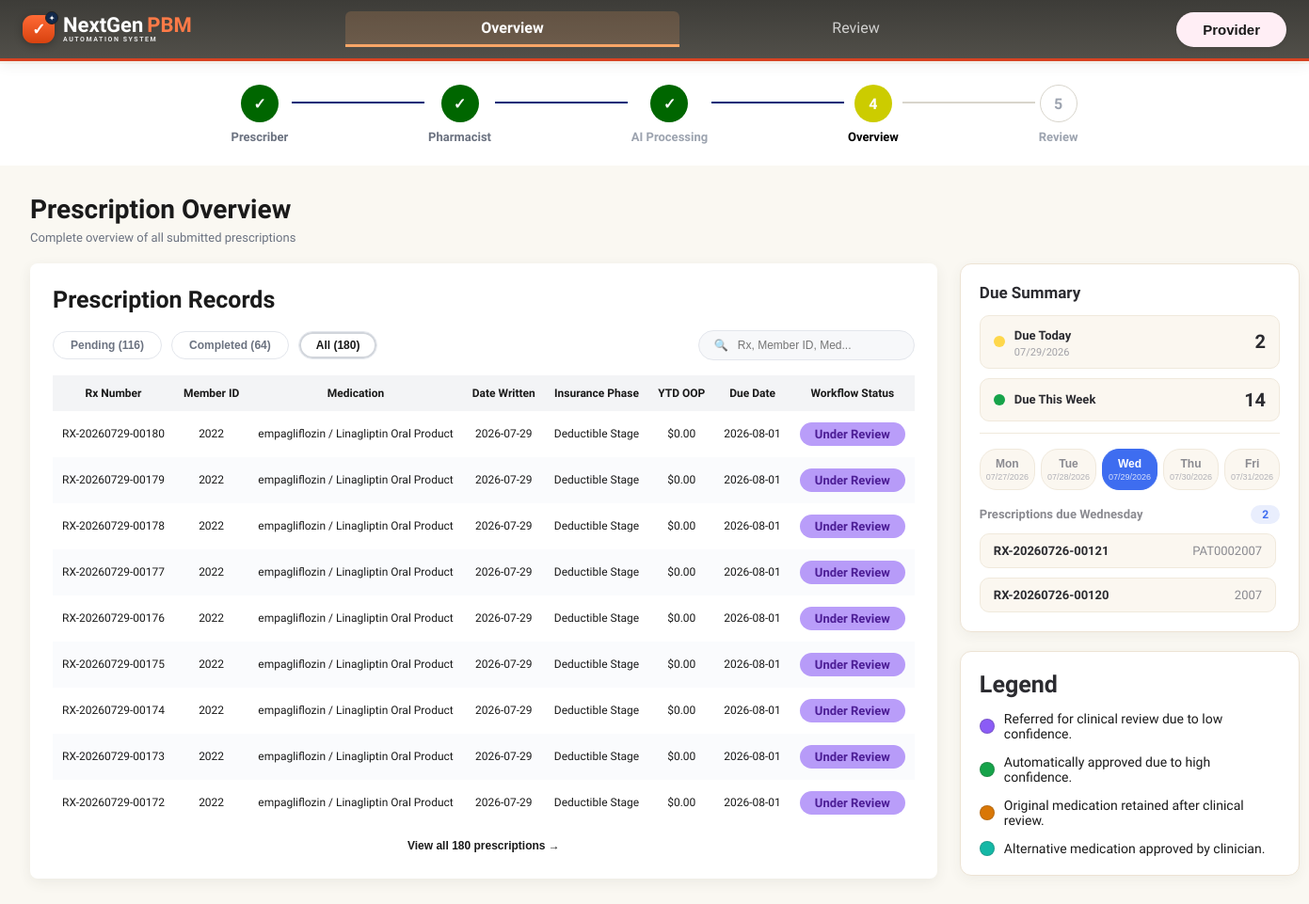
Page /provider/overview on the committed database.
### tables this page shows
CREATE TABLE pbm_cost_comparison (
    rx_number           TEXT PRIMARY KEY,
    original_tier       TEXT NOT NULL,
    original_price      REAL NOT NULL,
    original_copay      REAL NOT NULL,
    alternative_tier    TEXT NOT NULL,
    alternative_price   REAL NOT NULL,
    alternative_copay   REAL NOT NULL,
    savings             REAL NOT NULL,
    insurance_phase     TEXT,
    ytd_oop             REAL,
    deductible_cap      REAL,
    oop_max_cap         REAL,
    deductible_remaining REAL,
    oop_remaining       REAL,
    drug_name           TEXT,
    generic_name        TEXT,
    dosage              TEXT,
    quantity            INTEGER,
    days_supply         INTEGER,
    formulary_status    TEXT,
    prior_authorization_required INTEGER,
    step_therapy_required INTEGER,
    original_total_cost REAL,
    alternative_total_cost REAL,
    original_plan_paid  REAL,
    alternative_plan_paid REAL,
    estimated_annual_savings REAL,
    member_savings_percentage REAL,
    deductible_met      REAL,
    oop_met             REAL,
    coinsurance_percentage REAL,
    coverage_gap_status TEXT,
    catastrophic_coverage_status TEXT,
    pbm_name            TEXT,
    policy_id           TEXT,
    formulary_version   TEXT,
    effective_date      DATE,
    expiration_date     DATE,
    FOREIGN KEY (rx_number) REFERENCES prescription (rx_number)
);

CREATE TABLE prescription (
    rx_number           TEXT PRIMARY KEY,
    member_id           TEXT NOT NULL,
    prescriber_npi      TEXT NOT NULL,
    medication          TEXT NOT NULL,
    medication_rxcui    TEXT,
    strength            TEXT NOT NULL,
    frequency           TEXT NOT NULL,
    days_supply         INTEGER NOT NULL,
    diagnosis_icd10     TEXT NOT NULL,
    rx_status           TEXT NOT NULL CHECK (rx_status IN ('Submitted', 'Approved', 'Denied', 'Pending')),
    date_written        DATE NOT NULL,
    pharmacy_id         TEXT NOT NULL DEFAULT 'PHARMA001',
    FOREIGN KEY (member_id) REFERENCES patient (member_id),
    FOREIGN KEY (prescriber_npi) REFERENCES provider (prescriber_npi)
);

### app/routes/provider.py (the view)
@provider_bp.route('/provider')
@provider_bp.route('/provider/overview')
def overview():
    return render_template(
        'pages/provider_overview.html',
        **build_provider_page_context(
            provider_name=session.get('username') or 'Provider',
            provider_npi=session.get('provider_npi'),
        )
    )

### app/db.py (called while the page is built)
def get_db_connection():
    conn = sqlite3.connect(current_app.config['DB_PATH'])
    conn.row_factory = sqlite3.Row
    return conn

### app/presenters/provider_presenter.py (called while the page is built)
def _weekday_from_due_date(due_date: str) -> str | None:
    raw = str(due_date or '').strip()
    if not raw or raw == '-':
        return None
    try:
        parsed = datetime.strptime(raw, '%Y-%m-%d').date()
    except ValueError:
        return None
    weekday_index = parsed.weekday()
    if weekday_index >= len(WEEKDAYS):
        return None
    return WEEKDAYS[weekday_index]

def _get_table_columns(cursor, table_name):
    cursor.execute(f"PRAGMA table_info({table_name})")
    return {row[1] for row in cursor.fetchall()}

def _table_exists(cursor, table_name):
    cursor.execute("SELECT 1 FROM sqlite_master WHERE type='table' AND name=?", (table_name,))
    return cursor.fetchone() is not None

def _derive_status_key(decision_status, pbm_status):
    decision = str(decision_status or '').upper()
    pbm = str(pbm_status or '').upper()
    if pbm == 'APPROVED':
        return 'auto_approve'
    if decision == 'ACCEPTED':
        return 'accept'
    if decision == 'REJECTED':
        return 'daw'
    if decision == 'MODIFIED':
        return 'daw'
    if pbm == 'KEEP_ORIGINAL':
        return 'daw'
    if pbm == 'ESCALATED':
        return 'under_review'
    if pbm == 'IN_PROGRESS':
        return 'in_progress'
    return 'pending'

def _derive_due_date(date_written, status_key):
    if status_key in COMPLETED_STATUSES:
        return '-'
    raw = str(date_written or '').strip()
    try:
        base = datetime.strptime(raw, '%Y-%m-%d').date() if raw else date.today()
    except ValueError:
        base = date.today()
    offset_days = 2
    if status_key == 'under_review':
        offset_days = 3
    elif status_key == 'in_progress':
        offset_days = 1
    return (base + timedelta(days=offset_days)).strftime('%Y-%m-%d')

def _format_currency(value):
    if value in (None, ''):
        return '$0.00'
    try:
        return f"${float(value):,.2f}"
    except (TypeError, ValueError):
        text = str(value).strip()
        return text if text.startswith('$') else f"${text}"

### app/templates/pages/provider_overview.html (shortened to what this page needs)
<!DOCTYPE html>
<html lang="en">
<head>
  <link rel="stylesheet" href="{{ url_for('static', filename='styles/global.css') }}?v={{ css_version }}">
  <link rel="stylesheet" href="{{ url_for('static', filename='styles/app-shell.css') }}?v={{ css_version }}">
  <link rel="stylesheet" href="{{ url_for('static', filename='styles/provider.css') }}?v={{ css_version }}">
  <link rel="stylesheet" href="{{ url_for('static', filename='styles/modals.css') }}?v={{ css_version }}">
</head>
<body>
  <div class="provider-page">
    <header class="top-navbar">
      <div class="top-navbar-left">
        <div class="top-brand" aria-label="NextGen PBM Automation System" role="img">
          <span class="top-brand-mark">
            <span class="top-brand-check">✓</span>
            <span class="top-brand-star">✦</span>
          </span>
          <span class="top-brand-text-wrap">
            <span class="top-brand-wordmark">
              <span class="top-brand-nextgen">NextGen</span>
              <span class="top-brand-pbm">PBM</span>
            </span>
            <span class="top-brand-sub">AUTOMATION SYSTEM</span>
          </span>
        </div>
      </div>
      <nav class="top-navbar-nav provider-nav-tabs">
        <a href="#" class="nav-item active" id="tab-overview">Overview</a>
        <a href="{{ url_for('review.review') }}" class="nav-item" id="tab-review">Review</a>
      </nav>
      <div class="top-navbar-right provider-account">
        <button type="button" class="user-role-pill" id="provider-toggle-btn">Provider</button>
      </div>
    </header>
    <div class="provider-stepper">
      <div class="stepper-track">
        <div class="step-node step-done">
          <div class="step-circle step-circle-done">&#10003;</div>
          <div class="step-label step-label-done">Prescriber</div>
        </div>
        <div class="step-connector"></div>
        <div class="step-node step-done">
          <div class="step-circle step-circle-done">&#10003;</div>
          <div class="step-label step-label-done">Pharmacist</div>
        </div>
        <div class="step-connector"></div>
        <div class="step-node step-done">
          <div class="step-circle step-circle-done">&#10003;</div>
          <div class="step-label step-label-muted">AI Processing</div>
        </div>
        <div class="step-connector"></div>
        <div class="step-node step-active">
          <div class="step-circle step-circle-active">4</div>
          <div class="step-label step-label-active">Overview</div>
        </div>
        <div class="step-connector step-connector-light"></div>
        <div class="step-node">
          <div class="step-circle step-circle-upcoming">5</div>
          <div class="step-label step-label-muted">Review</div>
        </div>
      </div>
    </div>
    <div class="provider-page-header">
      <div>
        <h1>Prescription Overview</h1>
        <p>Complete overview of all submitted prescriptions</p>
      </div>
    </div>
    <main class="provider-main" id="dashboard-content">
      <section class="records-card">
        <h2 class="records-title">Prescription Records</h2>
        <div class="records-toolbar">
          <div class="records-tabs">
            <button type="button" class="records-tab records-tab-pending" data-filter="pending"><span id="pending-count">Pending ({{ pending_count }})</span></button>
            <button type="button" class="records-tab" data-filter="completed"><span id="completed-count">Completed ({{ completed_count }})</span></button>
            <button type="button" class="records-tab is-active" data-filter="all"><span id="all-count">All ({{ all_count }})</span></button>
          </div>
          <div class="records-search">
            <span class="search-icon">&#128269;</span>
            <input type="text" id="records-search-input" placeholder="Rx, Member ID, Med...">
          </div>
        </div>
        <div class="records-table-wrap">
          <table class="records-table">
            <thead>
              <tr>
                <th>Rx Number</th>
                <th>Member ID</th>
                <th>Medication</th>
                <th>Date Written</th>
                <th>Insurance Phase</th>
                <th>YTD OOP</th>
                <th>Due Date</th>
                <th>Workflow Status</th>
              </tr>
            </thead>
            <tbody id="records-table-body">
              {% for rx in prescriptions %}
                <tr class="records-row {{ 'row-extra' if loop.index > 9 else '' }}"
                  data-rx-number="{{ rx.rx_number }}"
                  data-status="{{ 'completed' if rx.is_completed else 'pending' }}"
                  data-search="{{ (rx.rx_number ~ ' ' ~ rx.member_id ~ ' ' ~ rx.medication) | lower }}">
                <td>{{ rx.rx_number }}</td>
                <td>{{ rx.member_id }}</td>
                <td>{{ rx.medication }}</td>
                <td>{{ rx.date_written }}</td>
                <td>{{ rx.insurance_phase }}</td>
                <td>{{ rx.ytd_oop }}</td>
                <td>{{ rx.due_date }}</td>
                <td>
                  <button type="button" class="status-pill-trigger" aria-label="View workflow status for {{ rx.rx_number }}">
                    <span class="status-pill {{ rx.status_css }}">{{ rx.status_label }}</span>
                  </button>
                </td>
              </tr>
              {% endfor %}
            </tbody>
          </table>
        </div>
        <button type="button" class="view-all-link" id="view-all-btn" data-remaining="{{ all_count - 9 }}">
          View all {{ all_count }} prescriptions &rarr;
        </button>
      </section>
      <aside class="side-column">
        <section class="due-summary-card">
          <h2 class="side-card-title">Due Summary</h2>
          <div class="due-summary-row">
            <span class="due-dot due-dot-today"></span>
            <div style="flex: 1;">
              <span class="due-summary-label due-summary-label-strong">Due Today</span>
              <span class="due-summary-date">{{ today_date }}</span>
            </div>
            <span class="due-summary-count">{{ due_today_count }}</span>
          </div>
          <div class="due-summary-row">
            <span class="due-dot due-dot-week"></span>
            <span class="due-summary-label due-summary-label-strong">Due This Week</span>
            <span class="due-summary-count">{{ due_this_week_count }}</span>
          </div>
          <div class="due-summary-divider"></div>
          <div class="day-tabs" id="day-tabs">
            {% for day in ['Mon', 'Tue', 'Wed', 'Thu', 'Fri'] %}
            <button type="button" class="day-tab {{ 'is-active' if day == active_day else '' }}" data-day="{{ day }}" title="{{ day_dates[day] }}">
              <span class="day-tab-name">{{ day }}</span>
              <span class="day-tab-date">{{ day_dates[day] }}</span>
            </button>
            {% endfor %}
          </div>
          {% set active_day_full = {'Mon': 'Monday', 'Tue': 'Tuesday', 'Wed': 'Wednesday', 'Thu': 'Thursday', 'Fri': 'Friday'}.get(active_day, active_day) %}
          <div class="due-day-header">
            <span id="due-day-label">Prescriptions due {{ active_day_full }}</span>
            <span class="due-day-count" id="due-day-count">{{ due_by_day[active_day] | length }}</span>
          </div>
          <div class="due-day-list" id="due-day-list">
            {% for day, items in due_by_day.items() %}
              {% for rx in items %}
              <div class="due-day-item" data-day="{{ day }}" style="{{ '' if day == active_day else 'display:none;' }}">
                <div class="due-day-item-rx">{{ rx.rx_number }}</div>
                <div class="due-day-item-member">{{ rx.member_id }}</div>
              </div>
              {% endfor %}
            {% endfor %}
          </div>
        </section>
        <section class="legend-card">
          <h2 class="side-card-title">Legend</h2>
          <div class="legend-list">
            {% for item in legend %}
            <div class="legend-item">
              <span class="legend-dot {{ item.css }}"></span>
              <span class="legend-label">{{ item.description }}</span>
            </div>
            {% endfor %}
          </div>
        </section>
      </aside>
    </main>
  </div>
</body>
</html>

### static/styles/global.css (style rules this page uses)
:root { --warm-gray: #3D3C38; --white: #FFFFFF; --warm-white: #FAF8F2; --sky-blue: #D9F6FA; --horizon: #EDE8E0; --sunset-orange: #F9A667; --dawn-orange: #FFD1AB; --dark-orange: #D74120; --text-primary: var(--warm-gray); --text-muted: #726f68; --border-color: #ddd7cf; --success: #1a7a4a; --warning: #b06800; --danger: var(--dark-orange); --sidebar-width: 280px; --radius-md: 12px; --radius-lg: 18px; --shadow-sm: 0 4px 14px rgba(61, 60, 56, 0.08); --shadow-md: 0 14px 34px rgba(61, 60, 56, 0.14); }
* { box-sizing: border-box; }
html, body { margin: 0; padding: 0; font-family: 'Source Sans 3', 'Segoe UI', sans-serif; color: var(--text-primary); background: var(--warm-white); }
a { color: inherit; text-decoration: none; }

### static/styles/app-shell.css (style rules this page uses)
.top-navbar { position: fixed; top: 0; left: 0; right: 0; display: flex; justify-content: space-between; align-items: center; background: linear-gradient(180deg, #3d3c38 0%, #514f49 100%); color: var(--white); padding: 12px 24px; border-bottom: 3px solid var(--dark-orange); box-shadow: var(--shadow-sm); z-index: 100; width: 100%; box-sizing: border-box; }
.top-navbar-left { display: flex; align-items: center; gap: 12px; }
.top-brand { display: flex; align-items: center; gap: 9px; }
.top-brand-mark { position: relative; width: 34px; height: 30px; border-radius: 11px; background: linear-gradient(180deg, #ff6a35 0%, #d8420f 100%); box-shadow: 0 2px 8px rgba(0, 0, 0, 0.28); display: inline-flex; align-items: center; justify-content: center; }
.top-brand-check { color: #ffffff; font-size: 17px; line-height: 1; font-weight: 700; }
.top-brand-star { position: absolute; right: -4px; top: -4px; width: 14px; height: 14px; border-radius: 50%; background: #12294b; border: 1px solid #222222; color: #ffffff; font-size: 8px; display: inline-flex; align-items: center; justify-content: center; }
.top-brand-text-wrap { display: flex; flex-direction: column; line-height: 1; }
.top-brand-wordmark { display: inline-flex; align-items: baseline; gap: 4px; }
.top-brand-nextgen { font-family: 'Source Sans 3', 'Segoe UI', sans-serif; color: #ffffff; font-size: 22px; font-weight: 700; }
.top-brand-pbm { font-family: 'Source Sans 3', 'Segoe UI', sans-serif; color: #ff7a47; font-size: 22px; font-weight: 700; }
.top-brand-sub { margin-top: 1px; font-size: 7px; font-weight: 700; letter-spacing: 0.22em; color: #e6e6e6; }
.top-navbar-nav { display: flex; gap: 10px; width: min(100%, 720px); }
.nav-item { display: flex; align-items: center; justify-content: center; flex: 1; gap: 8px; padding: 8px 16px; color: rgba(255, 255, 255, 0.75); border-bottom: 3px solid transparent; cursor: pointer; transition: 0.2s ease; border-radius: 6px 6px 0 0; }
.nav-item.active { background: rgba(249, 166, 103, 0.18); border-bottom-color: var(--sunset-orange); color: var(--white); font-weight: 600; }
.top-navbar-right { display: flex; align-items: center; gap: 16px; }
.user-role-pill { display: inline-flex; align-items: center; justify-content: center; gap: 7px; padding: 11px 28px; border-radius: 24px; background: #FFEEF5; border: none; color: #1A1A1A; font-size: 15px; font-weight: 700; cursor: pointer; white-space: nowrap; transition: background 0.18s ease, box-shadow 0.18s ease; box-shadow: 0 1px 4px rgba(0,0,0,0.10); outline: none; line-height: 1; text-align: center; }

### rows in the picture
pbm_cost_comparison: rx_number "RX-20260729-00180", member_id "2022", medication "empagliflozin / Linagliptin Oral Product", date_written "2026-07-29", insurance_phase "Deductible Stage", ytd_oop "$0.00", due_date "2026-08-01", status_label "Under Review"
pbm_cost_comparison: rx_number "RX-20260729-00179", member_id "2022", medication "empagliflozin / Linagliptin Oral Product", date_written "2026-07-29", insurance_phase "Deductible Stage", ytd_oop "$0.00", due_date "2026-08-01", status_label "Under Review"
pbm_cost_comparison: rx_number "RX-20260729-00178", member_id "2022", medication "empagliflozin / Linagliptin Oral Product", date_written "2026-07-29", insurance_phase "Deductible Stage", ytd_oop "$0.00", due_date "2026-08-01", status_label "Under Review"
pbm_cost_comparison: rx_number "RX-20260729-00177", member_id "2022", medication "empagliflozin / Linagliptin Oral Product", date_written "2026-07-29", insurance_phase "Deductible Stage", ytd_oop "$0.00", due_date "2026-08-01", status_label "Under Review"
pbm_cost_comparison: rx_number "RX-20260729-00176", member_id "2022", medication "empagliflozin / Linagliptin Oral Product", date_written "2026-07-29", insurance_phase "Deductible Stage", ytd_oop "$0.00", due_date "2026-08-01", status_label "Under Review"
pbm_cost_comparison: rx_number "RX-20260729-00175", member_id "2022", medication "empagliflozin / Linagliptin Oral Product", date_written "2026-07-29", insurance_phase "Deductible Stage", ytd_oop "$0.00", due_date "2026-08-01", status_label "Under Review"
pbm_cost_comparison: rx_number "RX-20260729-00174", member_id "2022", medication "empagliflozin / Linagliptin Oral Product", date_written "2026-07-29", insurance_phase "Deductible Stage", ytd_oop "$0.00", due_date "2026-08-01", status_label "Under Review"
pbm_cost_comparison: rx_number "RX-20260729-00173", member_id "2022", medication "empagliflozin / Linagliptin Oral Product", date_written "2026-07-29", insurance_phase "Deductible Stage", ytd_oop "$0.00", due_date "2026-08-01", status_label "Under Review"
pbm_cost_comparison: rx_number "RX-20260729-00172", member_id "2022", medication "empagliflozin / Linagliptin Oral Product", date_written "2026-07-29", insurance_phase "Deductible Stage", ytd_oop "$0.00", due_date "2026-08-01", status_label "Under Review"
pbm_cost_comparison: rx_number "RX-20260726-00121", member_id "PAT0002007"
pbm_cost_comparison: rx_number "RX-20260726-00120", member_id "2007"

### other values in the picture
{{ pending_count }} "116"
{{ completed_count }} "64"
{{ all_count }} "180"
{{ today_date }} "07/29/2026"
{{ due_today_count }} "2"
{{ due_this_week_count }} "14"
{{ day }} "Mon" "Tue" "Wed" "Thu" "Fri"
{{ day_dates[day] }} "07/27/2026" "07/28/2026" "07/29/2026" "07/30/2026" "07/31/2026"
{{ active_day_full }} "Wednesday"
{{ due_by_day[active_day] | length }} "2"
{{ item.description }} "Referred for clinical review due to low confidence." "Automatically approved due to high confidence." "Original medication retained after clinical review." "Alternative medication approved by clinician."
